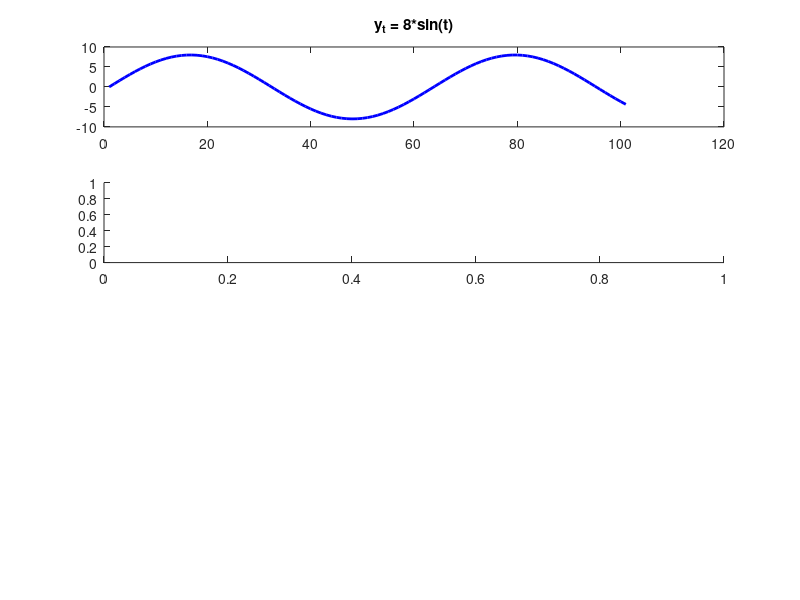

Recreate this plot in MATLAB. (Note: this script raises an error after producing the figure.)
% Apoorv Singh 2019151
% PCS Assignment-4 Problem-3

x = 0:0.1:10; %defining x-axis
y_t = 8*sin(x); %signal under consideration
subplot(4,1,1);
plot(y_t, 'b', 'Linewidth', 2)
title('y_t = 8*sin(t)');

n = 12; %no of bits for the PCM transmitter
L = 2^n; %no of steps

V_max = 8; %max value of the signal
V_min = -8; %min value of the signal
step = (2*V_max)/L; %step size
partition = V_min:step:V_max;
codebook = V_min-step/2:step:V_max+step/2;
[index, quantized_value] = quantiz(y_t,partition,codebook); %Quantization process 

subplot(4,1,2);
stem(quantized_value, 'g', 'b.-', 'LineWidth', 2, 'MarkerSize', 15) %Quantized signal
title('Quantized signal');

bin = de2bi(index); %converting index values from decimal to binary
k = 1;
for i = 1:length(index)
    for j = 1:n
        encoded_signal(k) = bin(i,j);
        j=j+1;
        k=k+1;
    end
    i=i+1;
end

subplot(4,1,3)
stairs(encoded_signal, 'r',  'Linewidth', 2)
axis([0 100 -2 3]);
title('Encoded Signal');

matrix = reshape(encoded_signal,n,length(encoded_signal)/n); %Decoding process
index2 = bi2de(matrix');
decoded_signal = step*index2+V_min+(step/2);
subplot(4,1,4);
plot(decoded_signal, 'black', 'Linewidth', 2)
title('Decoded Signal')

